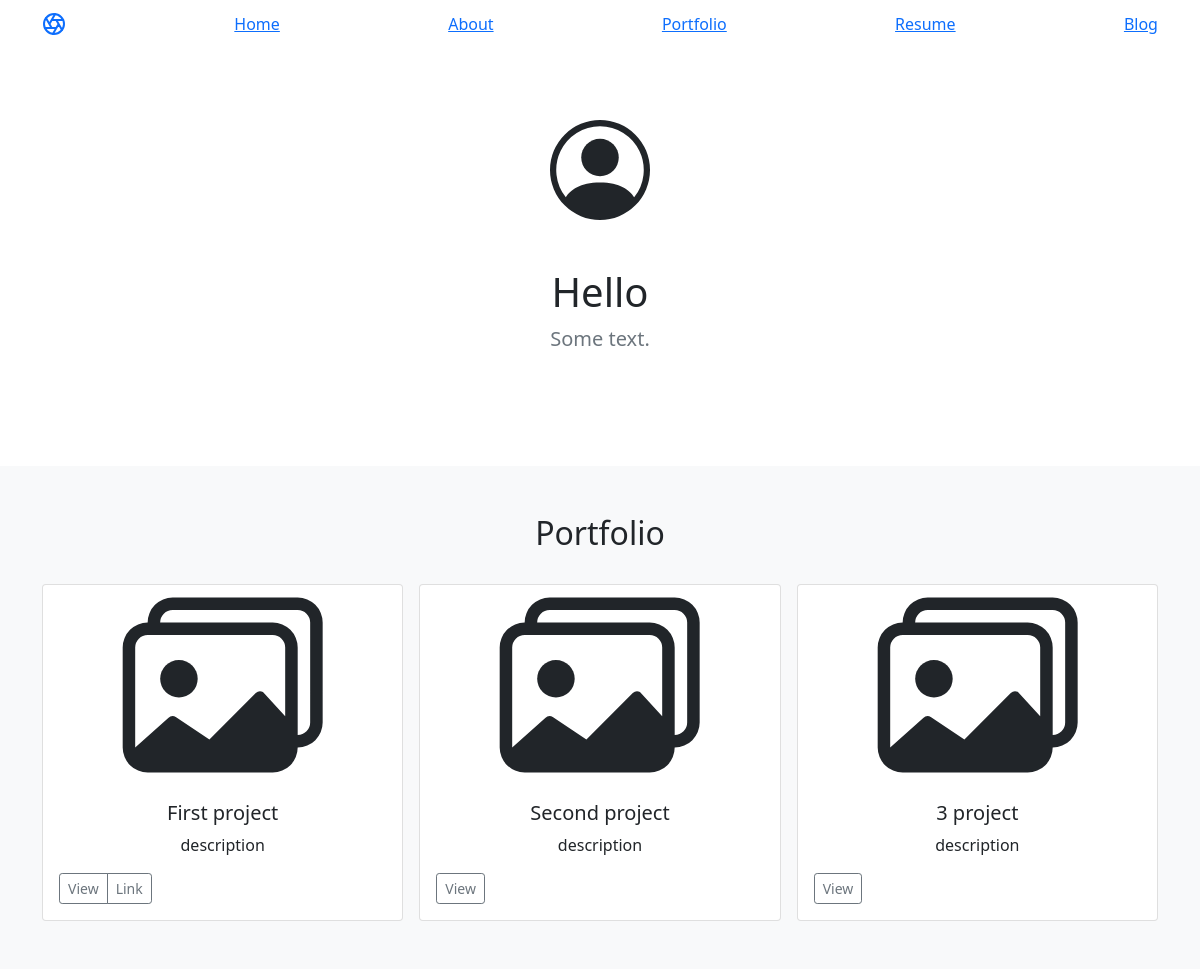
Before: / with the older database file.
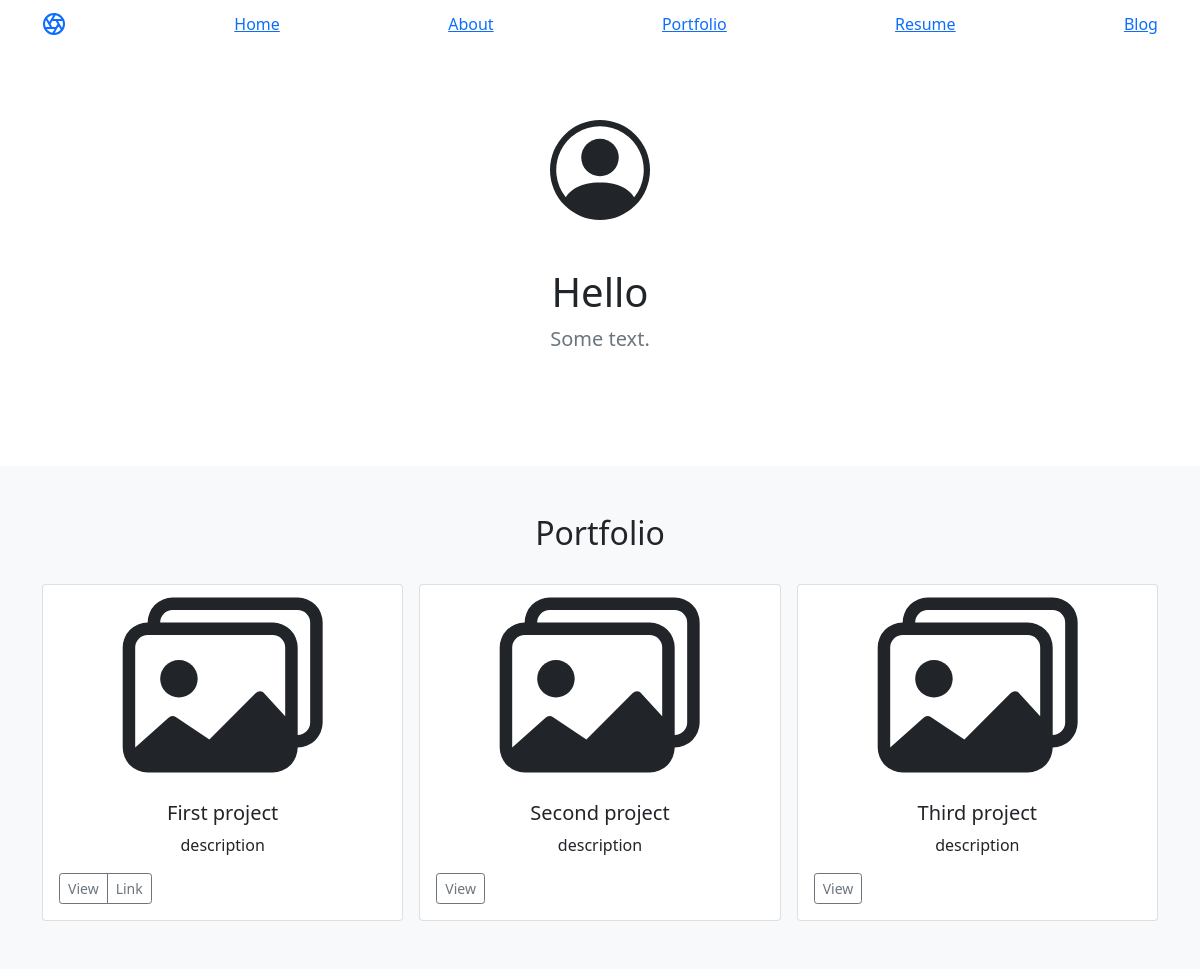
After: the same page with the newer database file.
### portfolio/models.py (models this page shows, shortened)
class Project(models.Model):
    title = models.CharField(max_length = 100)
    description = models.CharField(max_length = 250, blank = True)
    image = models.ImageField(upload_to='portfolio/images')
    url = models.URLField(blank = True)

### portfolio/views.py (the view)
# urls.py: 2. Add a URL to urlpatterns:  path('', views.home, name='home')
def home(request):
    projects = Project.objects.all()
    return render(request,'portfolio/home.html', {'projects': projects} )

### portfolio/templates/portfolio/home.html (shortened to what this page needs)
{%  extends 'portfolio/base.html'  %}
{%  block content  %}
{%  load static  %}
<br>
<section class="py-5 text-center container">
  <div class="row py-lg-5">
    <div class="col-lg-6 col-md-8 mx-auto">
      <h1 class="fw-light">Hello</h1>
      <p class="lead text-muted">Some text.</p>
    </div>
  </div>
</section>
<body>
<div class="album py-5 bg-light">
  <h2 class="text-center">Portfolio</h2>
  <br>
  <div class="container">
    <div class="row row-cols-1 row-cols-sm-2 row-cols-md-3 g-3">
{%  for project in projects  %}
      <div class="col-sm-4">
        <div class="card text-center">
          <div class="card-body">
            <h5 class="card-title">{{  project.title  }}</h5>
            <p class="card-text">{{  project.description  }}</p>
            <div class="d-flex justify-content-between align-items-center">
              <div class="btn-group">
                <a class="btn btn-sm btn-outline-secondary" href="{%  url 'portfolio:detail' project.id  %}" role="button">View</a>
                {%  if project.url  %}
                <a class="btn btn-sm btn-outline-secondary" href="{{  project.url  }}" role="button">Link</a>
                {%  endif %}
              </div>
            </div>
          </div>
        </div>
      </div>
  {%  endfor  %}
    </div>
  </div>
</div>
</body>
{%  endblock  %}

Changed rows visible on the page:
changed Project: title "3 project" → "Third project"
